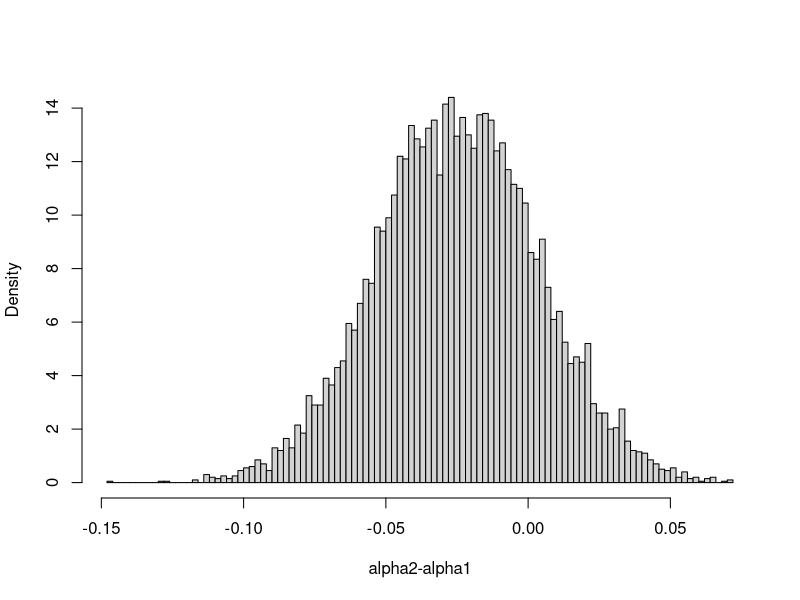

Write R code to recreate this figure.
# (part of) BDA3 chap3 problem2 

set.seed(20220403)
dir_prior_parameters = c(0.01, 0.01, 0.01)

alpha1_posterior_samples = rbeta(10000,
    dir_prior_parameters[1] + 294, dir_prior_parameters[2] + 307)
mean(alpha1_posterior_samples)
alpha2_posterior_samples = rbeta(10000,
    dir_prior_parameters[1] + 288, dir_prior_parameters[2] + 332)
mean(alpha2_posterior_samples)

diff_posterior_samples = alpha2_posterior_samples - alpha1_posterior_samples
hist(diff_posterior_samples, breaks=100, 
    main="", xlab="alpha2-alpha1", freq=FALSE)

prop_diff_over0 = sum(diff_posterior_samples>0) / 10000
prop_diff_over0
